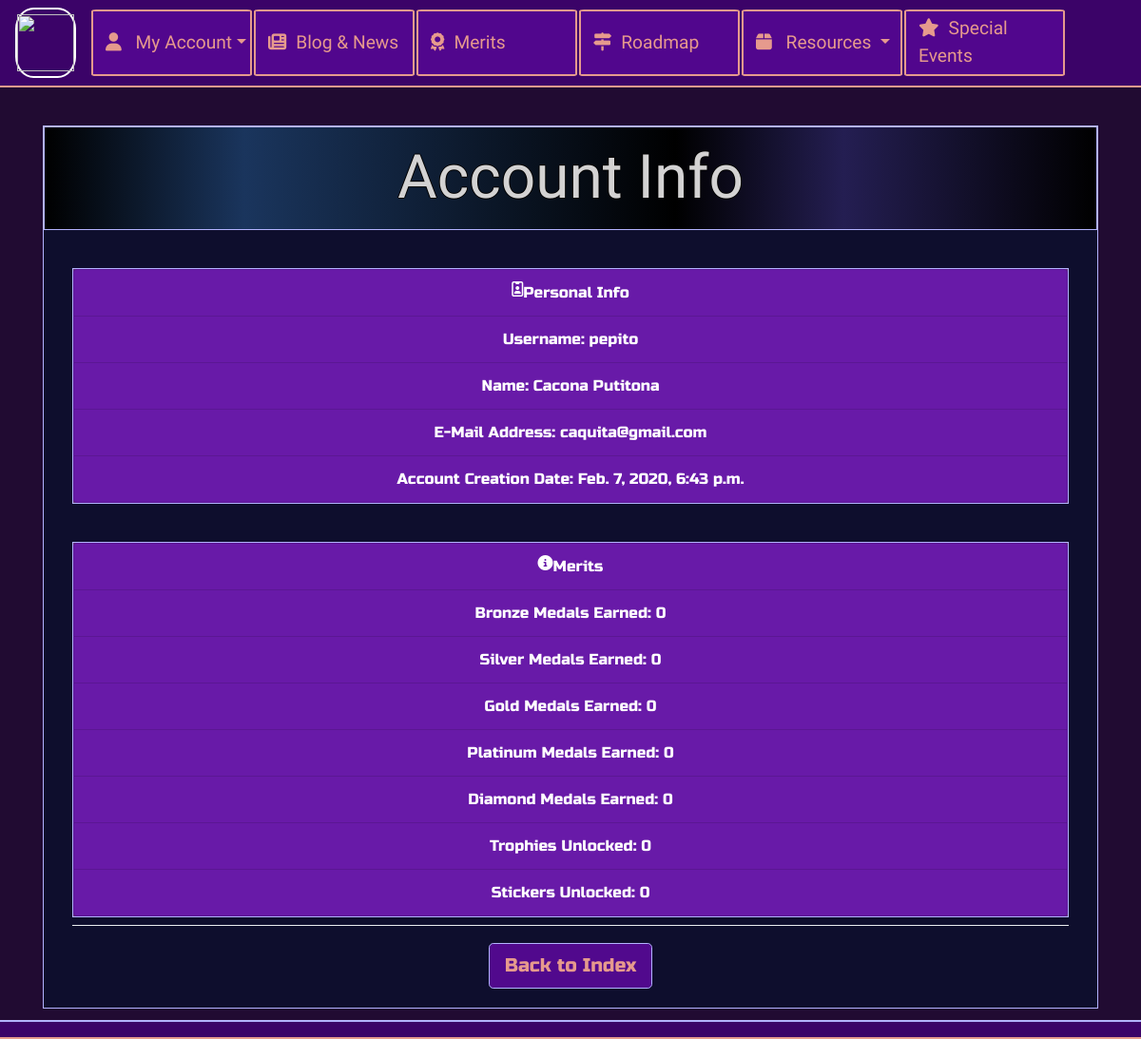
/accounts/account_info_list/2/, run on the app's committed database.
### accounts/models.py (models this page shows, shortened)
class User(AbstractBaseUser):
    email = models.EmailField(verbose_name='email', max_length=60, unique=True)
    username = models.CharField(max_length=30, unique=True)
    first_name = models.CharField(max_length=30)
    last_name = models.CharField(max_length=30)
    date_joined = models.DateTimeField(verbose_name='date joined', auto_now_add=True)
    last_login = models.DateTimeField(verbose_name='last login', auto_now=True)
    is_admin = models.BooleanField(default=False)
    is_active = models.BooleanField(default=True)
    is_staff = models.BooleanField(default=False)
    is_superuser = models.BooleanField(default=False)
    grammar_skills = models.IntegerField(default=0)
    listening_skills = models.IntegerField(default=0)
    writing_skills = models.IntegerField(default=0)
    vocabulary_skills = models.IntegerField(default=0)
    oral_skills = models.IntegerField(default=0)
    reading_skills = models.IntegerField(default=0)
    songs_listened = models.IntegerField(default=0)
    songs_sang = models.IntegerField(default=0)
    stories_read = models.IntegerField(default=0)
    books_finished = models.IntegerField(default=0)
    words_learned = models.IntegerField(default=0)
    irregular_verbs = models.IntegerField(default=0)
    talking_time = models.IntegerField(default=0)
    no_spanish_time =  models.IntegerField(default=0)
    writing_assignments = models.IntegerField(default=0)
    perfect_writing = models.BooleanField(default=False)
    book_written = models.BooleanField(default=False)
    monkey_island = models.BooleanField(default=False)
    the_last_door = models.BooleanField(default=False)
    to_the_moon = models.BooleanField(default=False)
    oxenfree = models.BooleanField(default=False)
    valiant_hearts = models.BooleanField(default=False)
    walter_mitty = models.BooleanField(default=False)
    big_fish = models.BooleanField(default=False)
    warm_bodies = models.BooleanField(default=False)
    the_help = models.BooleanField(default=False)
    reign_over_me = models.BooleanField(default=False)
    phonemes_learned = models.IntegerField(default=0)
    talked_to_native = models.BooleanField(default=False)
    cinema_day = models.BooleanField(default=False)
    escape_room = models.BooleanField(default=False)
    every_event = models.BooleanField(default=False)
    game_of_life_won = models.IntegerField(default=0)
    scrabble_points = models.IntegerField(default=0)
    heave_ho_worlds = models.IntegerField(default=0)
    monopoly_won = models.IntegerField(default=0)
    max_dart_points = models.IntegerField(default=0)
    human_fall_flat_worlds = models.IntegerField(default=0)
    jenga_won = models.IntegerField(default=0 )
    stick_fight_won = models.IntegerField(default=0)
    operation_won = models.IntegerField(default=0)
    pikuniku_levels = models.IntegerField(default=0)
    battleship_won = models.IntegerField(default=0 )
    lovers_levels = models.IntegerField(default=0 )
    defused_bomb = models.BooleanField(default=False)
    chemistry_performed = models.BooleanField(default=False)
    baked = models.BooleanField(default=False)
    USERNAME_FIELD = 'email'
    REQUIRED_FIELDS = ['username',]
    objects = MyAccountManager()

### accounts/views.py (the view)
# urls.py: path('account_info_list/<int:pk>/',views.AccountDetailView.as_view(),name='detail_account'),
class AccountDetailView(DetailView,LoginRequiredMixin):
    template_name = 'accounts/account_detail.html'
    model = User

### accounts/templates/accounts/account_detail.html (shortened to what this page needs)
{% extends 'base.html' %}
{% load static %}
{% block content %}
<div class="container" style='margin-top: 40px;'>
  <div class="jumbotron jumbotron-fluid account-change-background" style='border: 1px solid #b3b3ff;'>
    <h1 class="title-merits archivo-black-font" style='border: 1px solid #b3b3ff;'>Account Info</h1>
    <div class="container">
      <div class="container">
        <ul class="list-group" style="margin-top: 40px; border: 1px solid #b3b3ff;; background-color:#643a71;">
          <li class="list-group-item firstfont dropdown-color russo-one-font" style="display: flex; justify-content: center;"><span class='far fa-id-badge'></span>Personal Info</li>
          <li class="list-group-item dropdown-color russo-one-font">Username: {{ object.username }}</li>
          <li class="list-group-item dropdown-color russo-one-font">Name: {{ object.first_name }} {{ object.last_name }}</li>
          <li class="list-group-item dropdown-color russo-one-font">E-Mail Address: {{ object.email }}</li>
          <li class="list-group-item dropdown-color russo-one-font">Account Creation Date: {{ object.date_joined }}</li>
        </ul>
      </div>
      <div class="container">
        <ul class="list-group" style="margin-top: 40px; border: 1px solid #b3b3ff; background-color:#643a71;">
          <li class="list-group-item firstfont russo-one-font dropdown-color" style="display: flex; justify-content: center;"><span class='fas fa-info-circle'></span> Merits </li>
          <li class="list-group-item dropdown-color russo-one-font">Bronze Medals Earned: <span id='bronze'>0</span></li>
          <li class="list-group-item dropdown-color russo-one-font">Silver Medals Earned: <span id='silver'>0</span></li>
          <li class="list-group-item dropdown-color russo-one-font">Gold Medals Earned: <span id='gold'>0</span></li>
          <li class="list-group-item dropdown-color russo-one-font">Platinum Medals Earned: <span id='platinum'>0</span></li>
          <li class="list-group-item dropdown-color russo-one-font">Diamond Medals Earned: <span id='diamond'>0</span></li>
          <li class="list-group-item dropdown-color russo-one-font">Trophies Unlocked: <span id='trophy-number'>0</span></li>
          <li class="list-group-item dropdown-color russo-one-font">Stickers Unlocked: <span id='sticker-number'>0</span></li>
        </ul>
          <div class="dropdown-divider"></div>
      </div>
  </div>
  <div class="text-center" style='margin-bottom: 10px;'>
    <a class="btn btn-primary custom-btn btn-lg russo-one-font" href="{% url 'homepage' %}" style='margin: 10px 0px 10px 0px;' role='button'>Back to Index</a>
  </div>
</div>
{% endblock %}

### static/css/master.css (style rules this page uses)
body { text-align: center; background: #210b32 !important; height: 100% !important; margin: 0 !important; background-repeat: no-repeat !important; background-attachment: fixed !important; }
.russo-one-font { font-family: 'Russo One', sans-serif; }
.archivo-black-font { font-family: 'Archivo Black', sans-serif; }
.jumbotron { background-color: #5b4e9d; margin-top: 0px !important; padding:0px !important; }
.btn-primary.custom-btn { background-color: #51098D !important; color: #E69A8DFF ; border-color: #b3b3ff !important; }
.dropdown-color { background-color: #681AA8 !important; color: white !important; text-align: center !important; }
.title-merits { color: #d3d2d2 !important; background: rgb(0,0,0); background: linear-gradient(90deg, rgba(0,0,0,1) 0%, rgba(26,53,93,1) 19%, rgba(0,0,0,1) 60%, rgba(36,30,82,1) 76%, rgba(0,0,0,1) 100%); text-shadow: -1px 0 black, 0 1px black, 1px 0 black, 0 -1px black; padding: 15px 0px 15px 0px; margin: 0px 0px 0px 0px; font-size:4em !important; text-align: center; border: 1px solid #4a4a4a; }
.account-change-background { background-color: #0E0E2D !important; }

### data on the page
User: username "pepito", first_name "Cacona", last_name "Putitona", email "caquita@gmail.com", date_joined "Feb. 7, 2020, 6:43 p.m."
